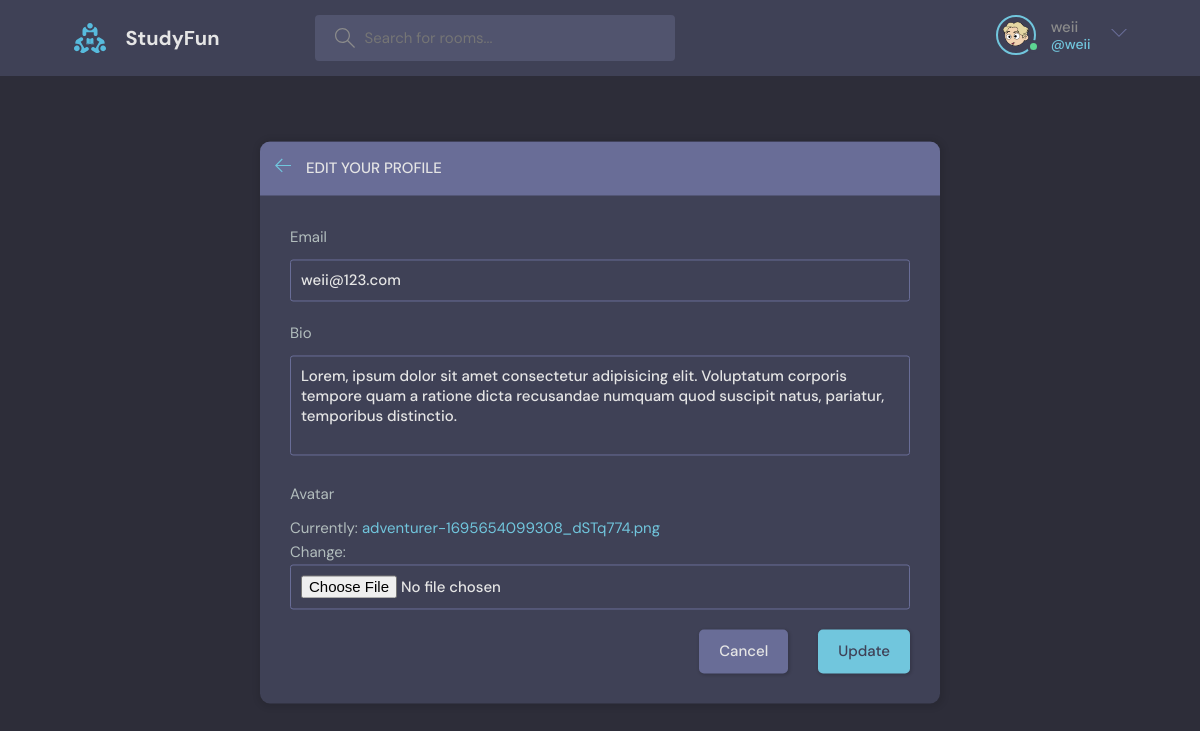
The app's page /edit-user/ (signed in) with its own data.
### base/models.py (models this page shows, shortened)
class UserInfo(models.Model):
    email = models.EmailField(unique=True, null=True)
    bio = models.TextField(null=True)
    avatar = models.ImageField(null=True, default="avatar.svg")
    user = models.OneToOneField(
        User,
        on_delete=models.CASCADE,
        primary_key=True,
    )

### base/views.py (the view, shortened to what this page needs)
# urls.py: path("edit-user/", views.editUser, name="edit-user"),
@login_required(login_url="/login")
def editUser(req):
    user = req.user
    form = UserForm(instance=user.userinfo)
    return render(req, "base/edit-user.html", {"form": form})

### base/forms.py
class UserForm(ModelForm):
    class Meta:
        model = UserInfo
        fields = [
            "email",
            "bio",
            "avatar",
        ]

### base/templates/base/edit-user.html (shortened to what this page needs)
{% extends 'main.html' %} {% block content %}
<main class="update-account layout">
    <div class="container">
        <div class="layout__box">
            <div class="layout__boxHeader">
                <div class="layout__boxTitle">
                    <a href="{% url 'home' %}">
                        <svg version="1.1" xmlns="http://www.w3.org/2000/svg" width="32" height="32"
                            viewBox="0 0 32 32">
                            <title>arrow-left</title>
                            <path
                                d="M13.723 2.286l-13.723 13.714 13.719 13.714 1.616-1.611-10.96-10.96h27.625v-2.286h-27.625l10.965-10.965-1.616-1.607z">
                            </path>
                        </svg>
                    </a>
                    <h3>Edit your profile</h3>
                </div>
            </div>
            <div class="layout__body">
                <form class="form" action="#" method="POST" enctype="multipart/form-data">
                    {% for field in form %}
                      <div class="form__group">
                        <label for="">{{field.label}}</label>
                        {{field}}
                      </div>
                    {% endfor %}
                    <div class="form__action">
                        <a class="btn btn--dark" href={% url 'home' %}>Cancel</a>
                        <button class="btn btn--main" type="submit">Update</button>
                    </div>
                </form>
            </div>
        </div>
    </div>
</main>
{% endblock %}

### templates/navbar.html (shortened to what this page needs)
{% load static %}
<header class="header header--loggedIn">
  <div class="container">
    <a href="{% url 'home' %}" class="header__logo">
      <img src="{% static 'images/logo.svg' %}" />
      <h1>StudyFun</h1>
    </a>
    <form class="header__search" action="{% url 'home' %}" method="GET">
      <label>
        <input type="text" name="q" placeholder="Search for rooms..." />
      </label>
    </form>
    <nav class="header__menu">
      {% if request.user.is_authenticated %}
      <div class="header__user">
        <a href={% url 'user-profile' request.user.id %}>
          <div class="avatar avatar--medium active">
            <img src="{{request.user.userinfo.avatar.url}}" />
          </div>
          <p>
            {{request.user.username}} <span>@{{request.user.username}}</span>
          </p>
        <button class="dropdown-button">
          <svg
            version="1.1"
            xmlns="http://www.w3.org/2000/svg"
            width="32"
            height="32"
            viewBox="0 0 32 32"
          >
            <title>chevron-down</title>
            <path d="M16 21l-13-13h-3l16 16 16-16h-3l-13 13z"></path>
          </svg>
        </button>
      </div>
      {% else %}
      <a href="{% url 'login' %}">
        <img src="{% static 'images/avatar.svg' %}" />
        <p>Login</p>
      </a>
      {% endif %}
    </nav>
  </div>
</header>

### records on screen
UserInfo: form "weii@123.com" "Lorem, ipsum dolor sit amet consectetur adipisicing elit. Voluptatum corporis tempore quam a ratione dicta recusandae numquam quod suscipit natus, pariatur, temporibus distinctio."

### other values on screen
{{ request.user.username }} "weii"
{{ field.label }} "Email" "Bio" "Avatar"
